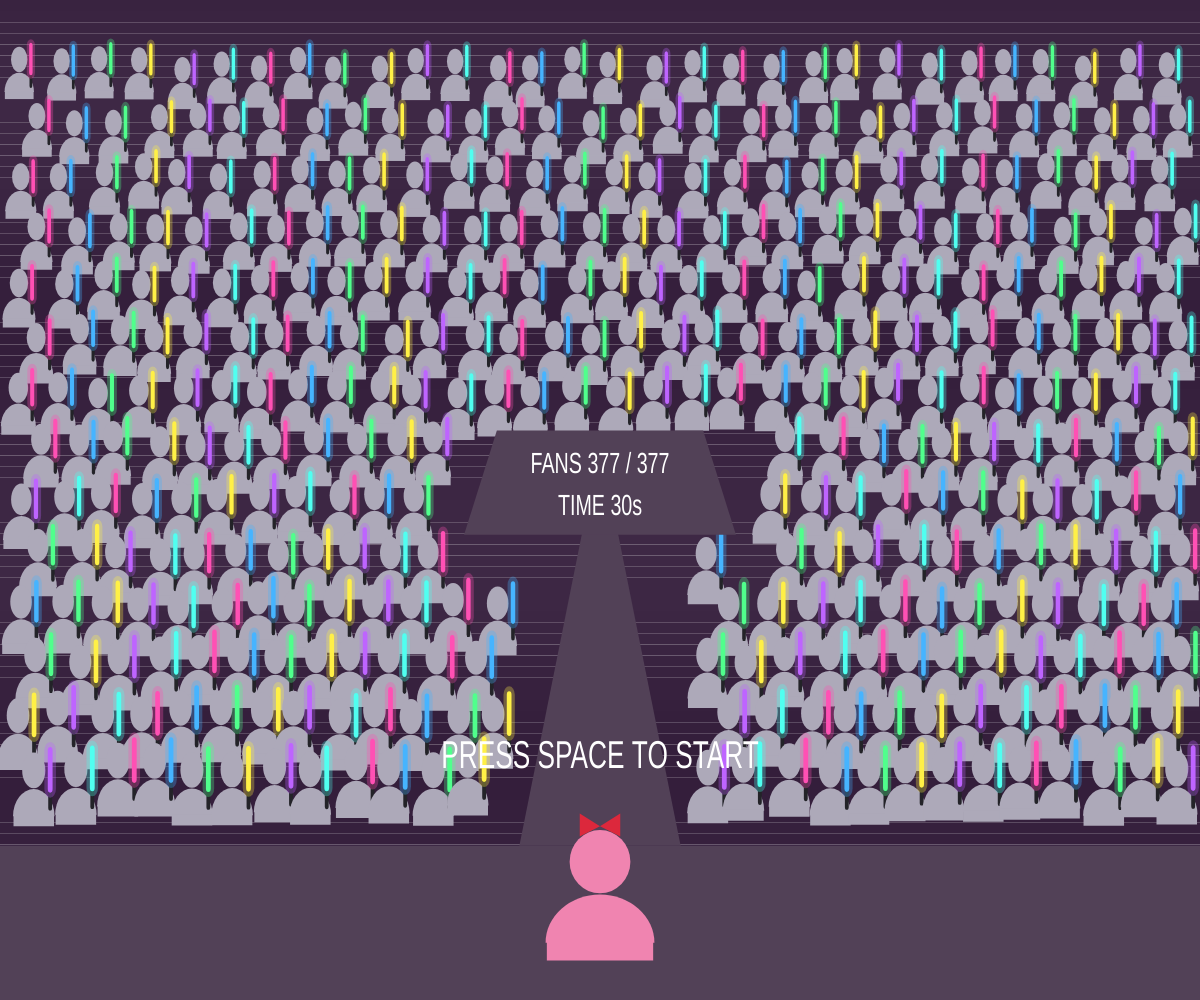
Frame 1 (no input)
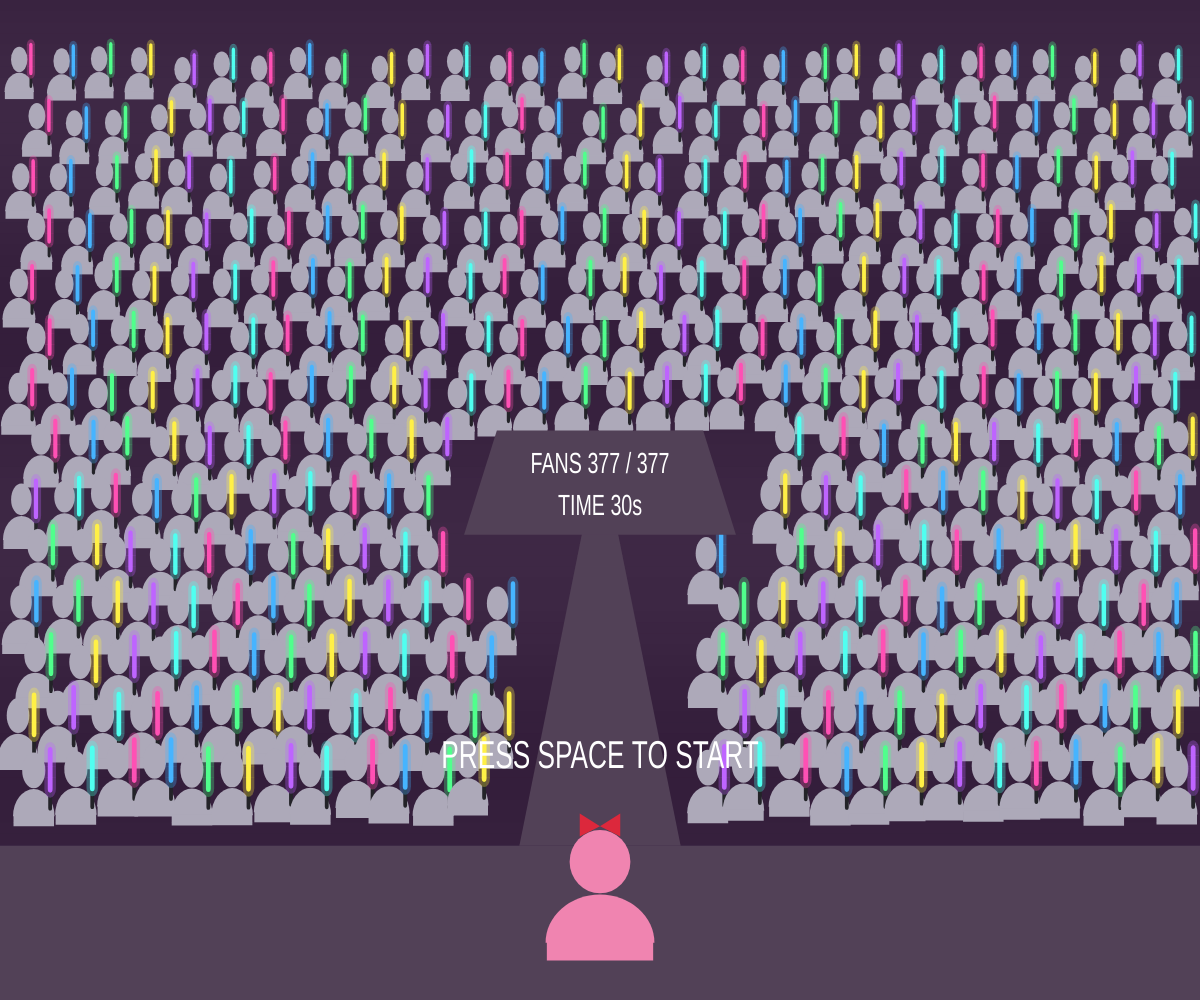
Frame 60 (no input)
Frame 120 (the mouse pressed at the canvas centre since frame 60): identical to frame 60, image omitted

The p5.js sketch that drew these frames (run headless with seeded random() and noise() and a simulated clock; from frame 60 on, the mouse is pressed at the canvas centre):

// p5.js sketch
// ── sketch.js
// 最終課題を制作しよう

function setup(){
  createCanvas(windowWidth, windowHeight);
}

function draw(){
  background(160, 192, 255);
}

function windowResized(){
  resizeCanvas(windowWidth, windowHeight);
}

const W = 1280;
const H = 720;
const HAND_X = 640;
const HAND_Y = 635;
const GAME_SECONDS = 30;

let people = [];
let requests = [];
let hearts = [];

let game = 0;
let frames = 0;
let spaceHeld = false;
let dragging = false;
let dragX = HAND_X;
let dragY = HAND_Y;


// 初期設定
function setup(){
  let canvas = createCanvas(windowWidth, windowHeight);
  canvas.position(0, 0);
  textFont("sans-serif");
  makePeople();
}


// ウィンドウサイズに合わせる
function windowResized(){
  resizeCanvas(windowWidth, windowHeight);
}


// 画面を描く
function draw(){
  push();

  // 横画面いっぱいに表示
  scale(width / W, height / H);

  drawBackground();
  drawPeople();
  drawStage();

  if(game == 1){
    frames++;
    updateRequests();
    updateHearts();

    // 30秒後に結果発表
    if(frames >= GAME_SECONDS * 60){
      game = 2;
      dragging = false;
    }
  }

  if(game == 1){
    drawRequests();
    drawFlyingHearts();
  }

  drawHand();
  drawInfo();

  // スタート画面
  if(game == 0){
    noStroke();
    fill(255);
    textAlign(CENTER, CENTER);
    textSize(28);
    text("PRESS SPACE TO START", 640, 545);
  }

  // 結果画面
  if(game == 2){
    drawResult();
  }

  pop();
}


// 紫色の背景
function drawBackground(){
  noStroke();

  for(let y = 0; y < H; y += 8){
    let v = 42 + 5 * sin(y * 0.02);

    fill(v + 15, v - 7, v + 22);
    rect(0, y, W, 8);
  }
}


// ステージの位置を判定
function onStage(x, y){
  if(y > 295 && y < 405 && x > 470 && x < 810){
    return true;
  }

  if(y >= 385 && y < 610 && x > 535 && x < 745){
    return true;
  }

  if(y >= 605){
    return true;
  }

  return false;
}


// 灰色のファンを並べる
function makePeople(){
  people = [];
  randomSeed(42);

  for(let row = 0; row < 14; row++){
    for(let col = 0; col < 30; col++){

      let x = 23 + col * 42
            + (row % 2) * 18
            + random(-5, 5);

      let y = 52 + row * 39
            + random(-4, 4);

      if(x < W - 15 && !onStage(x, y)){
        people.push({
          x: x,
          y: y,
          s: 0.73 + row * 0.023,
          alive: true,
          busy: false,
          fade: 255
        });
      }
    }
  }
}


// 灰色の観客とペンライトを描く
function drawPeople(){

  // ペンライトの蛍光色
  let colors = [
    [255, 80, 180],   // ピンク
    [70, 180, 255],   // 青
    [80, 255, 140],   // 緑
    [255, 240, 70],   // 黄色
    [190, 100, 255],  // 紫
    [80, 255, 240]    // 水色
  ];

  for(let i = 0; i < people.length; i++){
    let p = people[i];

    if(p.fade > 0){
      push();

      translate(p.x, p.y);
      scale(p.s);

      noStroke();
      fill(173, 169, 185, p.fade);

      // 観客の頭
      ellipse(0, -8, 24, 25);

      // 観客の胴体
      arc(0, 24, 43, 38, PI, TWO_PI, CHORD);
      rect(-21, 23, 42, 8);

      // ファンサをお願いしていない人だけ
      if(p.alive && !p.busy){

        // 人ごとに色を固定
        let c = colors[i % colors.length];

        // ペンライトの黒い持ち手
        stroke(35, 35, 40, p.fade);
        strokeWeight(4);
        line(17, 18, 17, 5);

        // 蛍光色の淡い光
        stroke(c[0], c[1], c[2], p.fade * 0.3);
        strokeWeight(12);
        line(17, 5, 17, -22);

        // ペンライト本体
        stroke(c[0], c[1], c[2], p.fade);
        strokeWeight(5);
        line(17, 5, 17, -22);
      }

      pop();
    }
  }

  noStroke();
}


// ステージを薄紫に統一
function drawStage(){
  noStroke();
  fill(82, 65, 87);

  // 手前のステージ
  rect(0, 609, W, H - 609);

  // 下の辺が長い細長い花道
  quad(
    622, 380,
    658, 380,
    726, 609,
    554, 609
  );

  // 中央上方のミニステージ
  quad(
    530, 310,
    750, 310,
    785, 385,
    495, 385
  );
}


// ゲーム開始
function startGame(){
  makePeople();

  requests = [];
  hearts = [];

  frames = 0;
  dragging = false;
  game = 1;

  // 最初に7人がファンサを希望
  for(let i = 0; i < 7; i++){
    newRequest();
  }
}


// 新しいファンサ希望者
function newRequest(){
  if(requests.length >= 10){
    return;
  }

  for(let n = 0; n < 120; n++){
    let index = floor(random(people.length));
    let p = people[index];

    let x = p.x;
    let y = p.y - 26;

    let valid =
      p.alive &&
      !p.busy &&
      x > 42 &&
      x < W - 42 &&
      y > 35 &&
      y < 565 &&
      !onStage(x, y);

    // お願い同士が重ならないようにする
    for(let j = 0; j < requests.length; j++){
      if(dist(x, y, requests[j].x, requests[j].y) < 76){
        valid = false;
      }
    }

    if(valid){
      p.busy = true;

      requests.push({
        x: x,
        y: y,
        owner: index,
        kind: random(1) < 0.35 ? 1 : 2,
        wait: floor(random(170, 340))
      });

      return;
    }
  }
}


// 無視されたファンが帰る
function updateRequests(){
  let next = [];

  for(let i = 0; i < requests.length; i++){
    let r = requests[i];

    r.wait--;

    if(r.wait <= 0){
      people[r.owner].alive = false;
      people[r.owner].busy = false;
    }
    else{
      next.push(r);
    }
  }

  requests = next;

  // 帰ったファンを徐々に消す
  for(let i = 0; i < people.length; i++){
    let p = people[i];

    if(!p.alive && p.fade > 0){
      p.fade = max(0, p.fade - 8);
    }
  }

  // 次々に新しいお願いを出す
  if(frames % 30 == 0 || requests.length < 6){
    newRequest();
  }
}


// 黒い丸うちわ
function drawUchiwa(x, y){
  // うちわの棒
  stroke(0);
  strokeWeight(5);
  line(x, y + 22, x, y + 49);

  // 黒い丸
  noStroke();
  fill(0);
  ellipse(x, y, 60, 60);

  // 白い文字
  fill(255);
  textAlign(CENTER, CENTER);
  textStyle(BOLD);
  textSize(14);

  text("こっち", x, y - 12);
  text("みて", x, y + 3);

  // 黄色い星2つ
  textStyle(NORMAL);
  fill(255, 213, 45);
  textSize(11);
  text("★ ★", x, y + 19);
}


// ピンクのハート
function drawHeart(x, y, size){
  push();

  translate(x, y);
  scale(size / 40);

  noStroke();
  fill(244, 78, 156);

  ellipse(-9, -6, 20, 20);
  ellipse(9, -6, 20, 20);

  triangle(-18, -2, 18, -2, 0, 23);

  pop();
}


// ファンのうちわとハートを表示
function drawRequests(){
  for(let i = 0; i < requests.length; i++){
    let r = requests[i];

    if(r.kind == 1){
      drawUchiwa(r.x, r.y);
    }
    else{
      drawHeart(r.x, r.y, 40);
    }
  }
}


// ファンサ成功
function success(i){
  // 成功したファンは帰らない
  people[requests[i].owner].busy = false;

  // 成功したお願いだけ消す
  let next = [];

  for(let j = 0; j < requests.length; j++){
    if(j != i){
      next.push(requests[j]);
    }
  }

  requests = next;

  // 次のお願いを出す
  newRequest();
}


// 観客と同じ形のピンク色の人型
function drawHand(){
  push();

  translate(HAND_X, HAND_Y);

  // 横画面でも形が崩れないようにする
  let sx = width / W;
  let sy = height / H;
  let z = min(sx, sy);

  scale(z / sx, z / sy);
  scale(2.7);

  noStroke();

  // ピンク色の頭
  fill(240, 132, 176);
  ellipse(0, -8, 24, 25);

  // ピンク色の胴体
  arc(0, 24, 43, 38, PI, TWO_PI, CHORD);
  rect(-21, 23, 42, 8);

  // 頭のてっぺんに小さな赤いリボン
  fill(220, 40, 60);

  triangle(
    0, -22,
    -8, -27,
    -8, -18
  );

  triangle(
    0, -22,
    8, -27,
    8, -18
  );

  pop();
}


// 成功したハートをランダムに動かす
function updateHearts(){
  let next = [];

  for(let i = 0; i < hearts.length; i++){
    let h = hearts[i];

    // ランダムな方向へ移動
    h.x += h.vx;
    h.y += h.vy;

    // 少しずつ小さくなる
    h.size *= 0.94;

    // 小さくなったら消す
    if(h.size > 3){
      next.push(h);
    }
  }

  hearts = next;
}


// 飛んでいくハートを描く
function drawFlyingHearts(){
  for(let i = 0; i < hearts.length; i++){
    let h = hearts[i];

    drawHeart(h.x, h.y, h.size);
  }

  // ドラッグ中の線
  if(dragging){
    stroke(255, 148, 204);
    strokeWeight(2);

    line(HAND_X, HAND_Y, dragX, dragY);

    noFill();
    stroke(255);
    ellipse(dragX, dragY, 22, 22);
  }
}


// 残っているファンを数える
function countFans(){
  let count = 0;

  for(let i = 0; i < people.length; i++){
    if(people[i].alive){
      count++;
    }
  }

  return count;
}


// ミニステージに人数と残り時間を表示
function drawInfo(){
  let seconds = max(
    0,
    GAME_SECONDS - floor(frames / 60)
  );

  noStroke();
  fill(255);
  textAlign(CENTER, CENTER);
  textSize(21);

  text(
    "FANS " + countFans() + " / " + people.length,
    640, 335
  );

  text(
    "TIME " + seconds + "s",
    640, 365
  );
}


// 30秒後の結果発表
function drawResult(){
  let remaining = countFans();

  // 残ったファンの割合
  let percent = floor(
    remaining / people.length * 100 + 0.5
  );

  noStroke();
  fill(255);
  textAlign(CENTER, CENTER);

  textSize(28);
  text("RESULT", 640, 482);

  textSize(65);
  text(percent + "%", 640, 548);

  textSize(21);
  text(
    "FANS " + remaining + " / " + people.length,
    640, 585
  );

  textSize(18);
  text("PRESS SPACE TO RESTART", 640, 622);
}


// マウスの横位置を変換
function gx(){
  return mouseX * W / width;
}


// マウスの縦位置を変換
function gy(){
  return mouseY * H / height;
}


// SPACEキーで開始・再スタート
function keyPressed(){
  if(key == " " && !spaceHeld){
    spaceHeld = true;

    if(game == 0 || game == 2){
      startGame();
    }
  }

  return false;
}


// SPACEキーを離す
function keyReleased(){
  if(key == " "){
    spaceHeld = false;
  }

  return false;
}


// マウスを押す
function mousePressed(){
  if(game != 1){
    return false;
  }

  let x = gx();
  let y = gy();

  // うちわはクリックで成功
  for(let i = requests.length - 1; i >= 0; i--){
    let r = requests[i];

    if(r.kind == 1 && dist(x, y, r.x, r.y) < 29){
      success(i);
      return false;
    }
  }

  // ハートはピンクの人型からドラッグ
  if(dist(x, y, HAND_X, HAND_Y) < 65){
    dragging = true;
    dragX = x;
    dragY = y;
  }

  return false;
}


// ドラッグ中
function mouseDragged(){
  if(dragging){
    dragX = gx();
    dragY = gy();
  }

  return false;
}


// マウスがハートの形の内側にあるか判定
function insideHeart(x, y, r){

  // 横方向の座標の差
  let dx = x - r.x;

  // 縦方向の座標の差
  let dy = y - r.y;

  // ハートの上側の丸2つ
  if(
    dist(dx, dy, -9, -6) < 10 ||
    dist(dx, dy, 9, -6) < 10
  ){
    return true;
  }

  // ハートの下側の三角形
  if(
    dy >= -2 &&
    dy <= 23 &&
    abs(dx) < 18 * (23 - dy) / 25
  ){
    return true;
  }

  return false;
}


// マウスを離す
function mouseReleased(){
  if(!dragging){
    return false;
  }

  dragging = false;

  if(game != 1){
    return false;
  }

  let x = gx();
  let y = gy();

  // ハートの中で離した場合だけ成功
  for(let i = requests.length - 1; i >= 0; i--){
    let r = requests[i];

    if(r.kind == 2 && insideHeart(x, y, r)){

      // ランダムな方向を決める
      let angle = random(TWO_PI);

      // ハートが飛んで小さくなる
      hearts.push({
        x: r.x,
        y: r.y,
        vx: cos(angle) * 4,
        vy: sin(angle) * 4,
        size: 40
      });

      success(i);
      return false;
    }
  }

  // 外したら何も起こらない
  return false;
}
